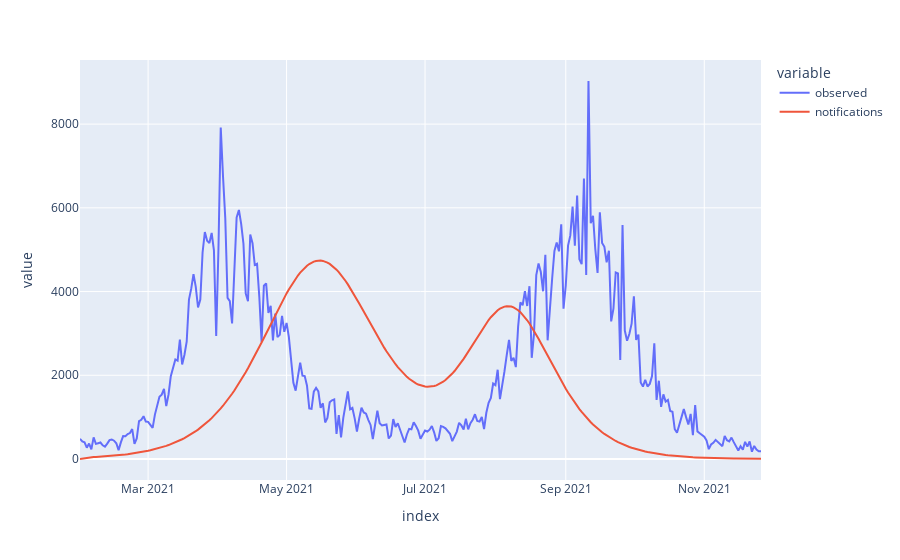

Notebook cell for this chart:
### Code cell
new_strain_strat_model.run()

notifications = new_strain_strat_model.get_derived_outputs_df()["notifications"]

pd.DataFrame(
    {
        "observed": notifications_target,
        "notifications": notifications
    }
).plot()

### Figure 1 — Plotly figure (JSON) as saved in the notebook; plotly's stock layout.template omitted (floating-point values rounded to 4 significant figures; data arrays with more than 128 entries replaced by an {"elided": "..."} marker saying what was removed)
{"data": [{"hovertemplate": "variable=observed<br>index=%{x}<br>value=%{y}<extra></extra>", "legendgroup": "observed", "line": {"color": "#636efa", "dash": "solid"}, "marker": {"symbol": "circle"}, "mode": "lines", "name": "observed", "orientation": "v", "showlegend": true, "type": "scatter", "x": {"elided": "301 str values"}, "xaxis": "x", "y": {"elided": "301 int values"}, "yaxis": "y"}, {"hovertemplate": "variable=notifications<br>index=%{x}<br>value=%{y}<extra></extra>", "legendgroup": "notifications", "line": {"color": "#EF553B", "dash": "solid"}, "marker": {"symbol": "circle"}, "mode": "lines", "name": "notifications", "orientation": "v", "showlegend": true, "type": "scatter", "x": {"elided": "301 str values"}, "xaxis": "x", "y": {"elided": "301 float values"}, "yaxis": "y"}], "layout": {"legend": {"title": {"text": "variable"}, "tracegroupgap": 0}, "margin": {"t": 60}, "xaxis": {"anchor": "y", "domain": [0, 1], "title": {"text": "index"}}, "yaxis": {"anchor": "x", "domain": [0, 1], "title": {"text": "value"}}}}
